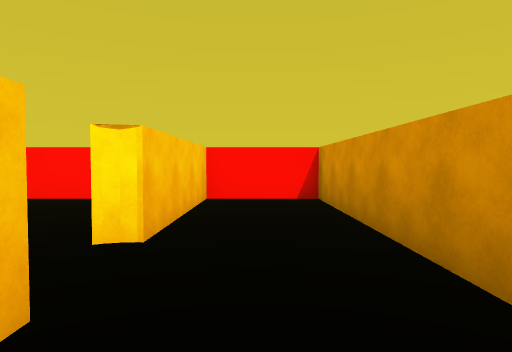
view 1 (above)

13 first-person views from a walk through a scene from a Unity 3-D project. The camera is 1.3 m above the floor, tilts 2° down and sees 75° across. The floor is counted in squares, 2 m on a side. Each view is taken from the middle of a square. On the plan, view 1 faces up. The plan holds only what a view shows up to about 10 squares ahead; the rest is blank. The player is left out.

view 2
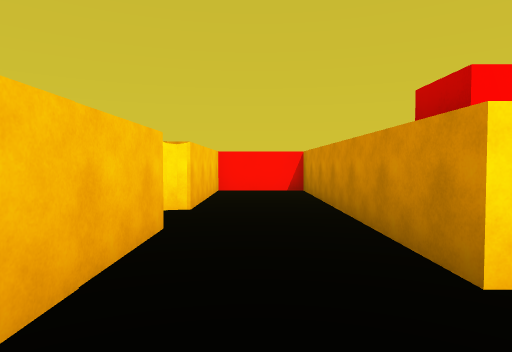

view 3
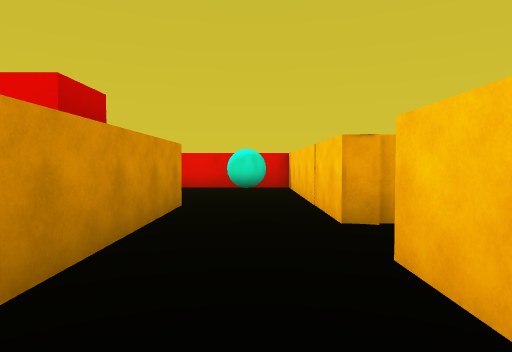

view 4
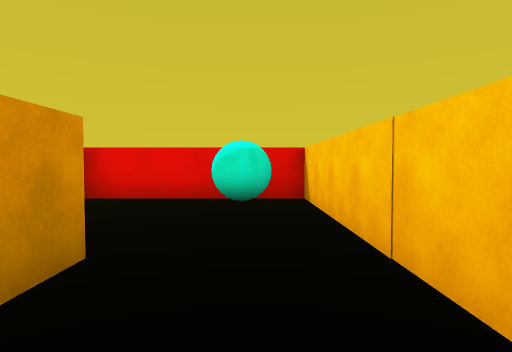

view 5
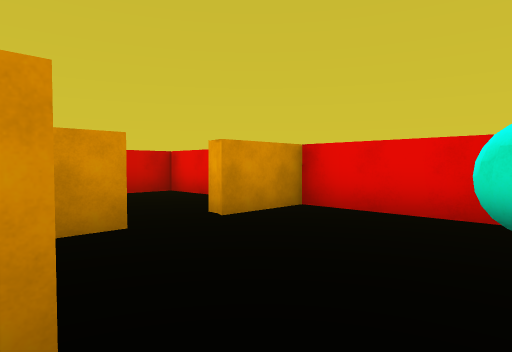

view 6
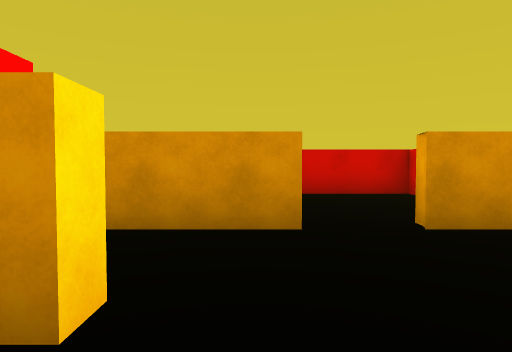

view 7
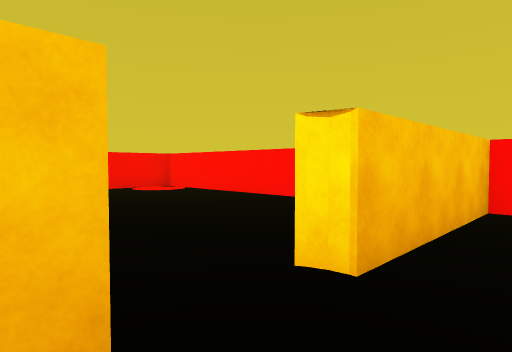

view 8
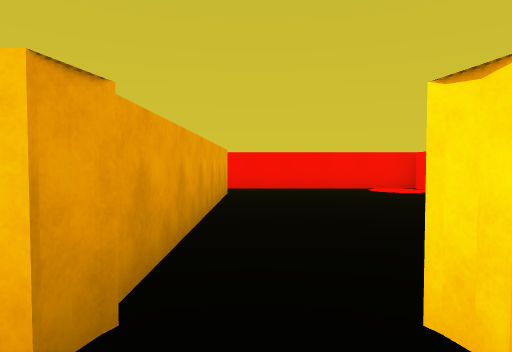

view 9
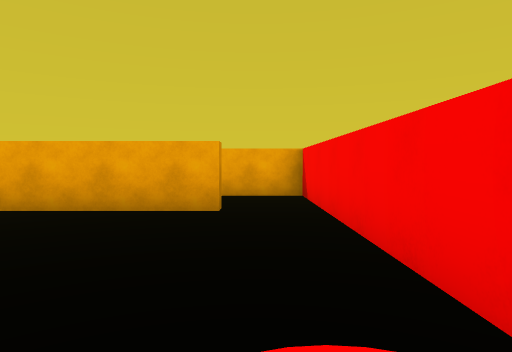

view 10
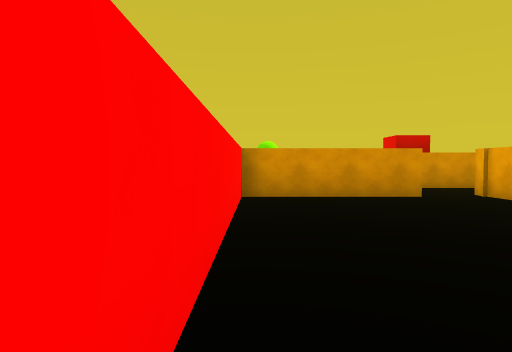

view 11
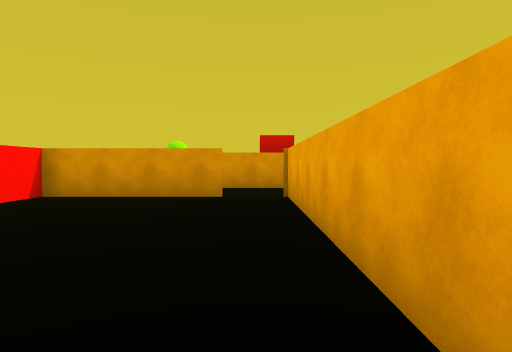

view 12
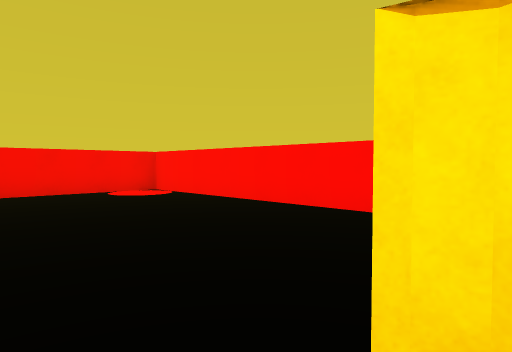

view 13
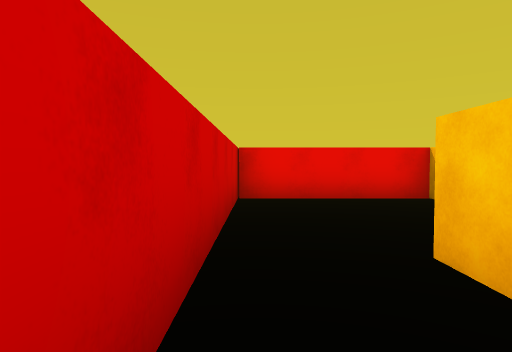

### Floor plan
Ten units are one square. View 1 is at (0, 0); x grows to the right and y downward. Boxes are objects, and circles mark ways between rooms. Rooms are numbered by the first view taken in them; rooms with no view inside come last. Other rooms are left out.
<svg viewBox="-95 -68 173 118">
<path fill="none" stroke="#000" d="M-9 -14 -9 5M12 3 12 -63 -9 -63 -9 -28M16 3 12 3M33 15 33 -5M-9 5 -9 44 33 44 33 26M-75 -14 -13 -14M-13 -26 -13 -63 -90 -63 -90 -6M58 -5 58 4M36 44 73 44 73 -16"/>
<rect x="-5" y="25" width="10" height="20" fill="#bbb"><title>ball</title></rect>
<circle cx="0" cy="-5" r="3" fill="#2a7"/>
<circle cx="-10" cy="-20" r="3" fill="#2a7"/>
<text x="0" y="-30">1</text>
<text x="10" y="20">2</text>
<text x="-50" y="-40">3</text>
<text x="60" y="0">4</text>
</svg>
Room 1 opens to room 2. Room 1 opens to room 3.

Where each view was taken, in squares from view 1:
view 1: 0 up, 0 right, facing up
view 2: 2 down, 0 right, facing up
view 3: 5 up, 0 right, facing down
view 4: 2 up, 0 right, facing down
view 5: 0 up, 0 right, facing down-right
view 6: 1 down, 0 right, facing right
view 7: 1 up, 0 right, facing up-left
view 8: 2 up, 0 right, facing left
view 9: 6 up, 8 left, facing down
view 10: 6 up, 8 left, facing right
view 11: 2 up, 8 left, facing right
view 12: 2 up, 1 left, facing up-left
view 13: 2 up, 7 right, facing down
